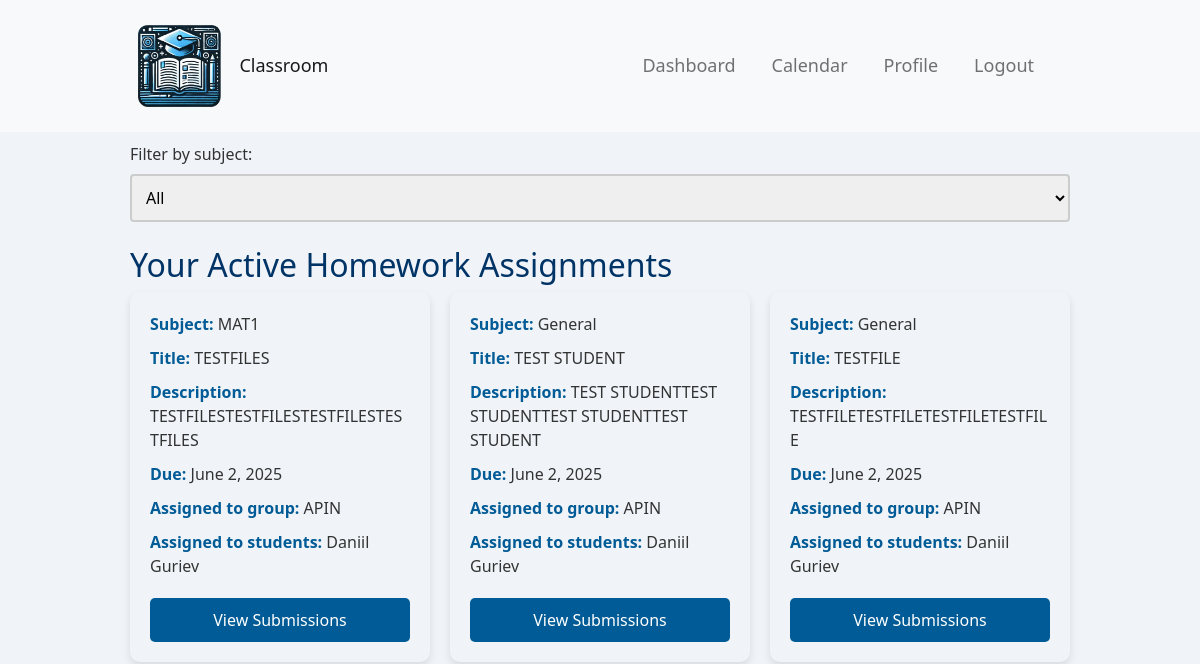
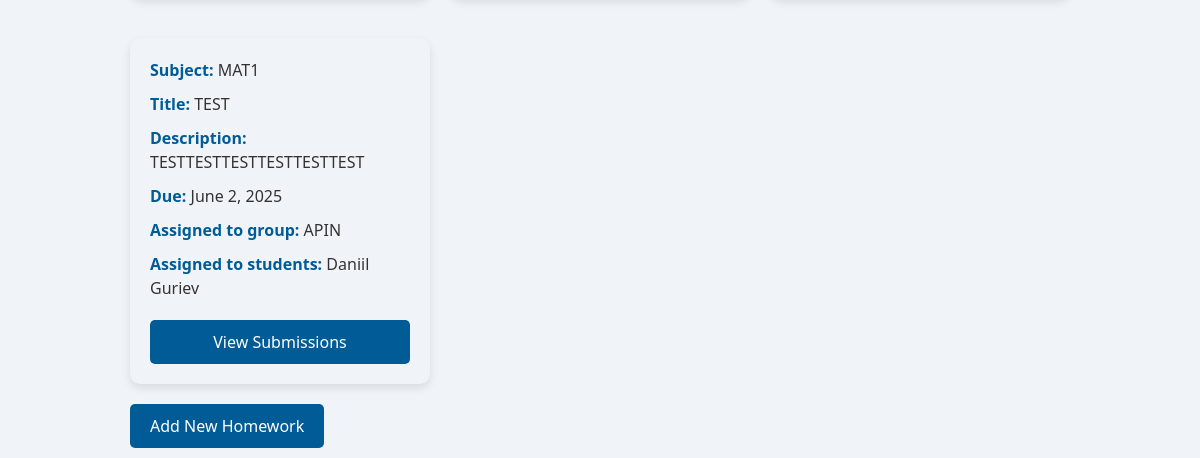
Before: /dashboard/ (signed in) with the older database file (2 pictures, top to bottom).
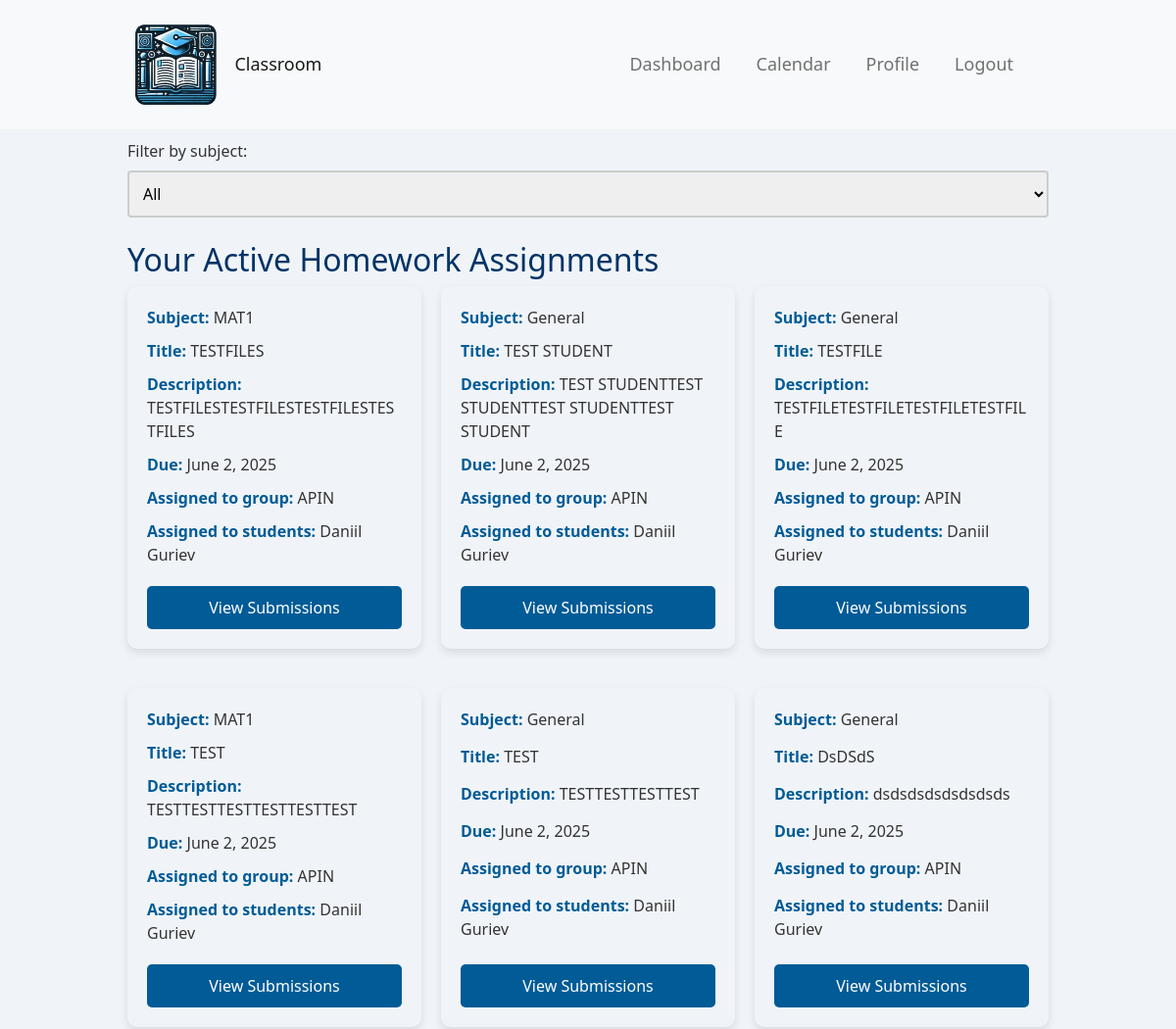
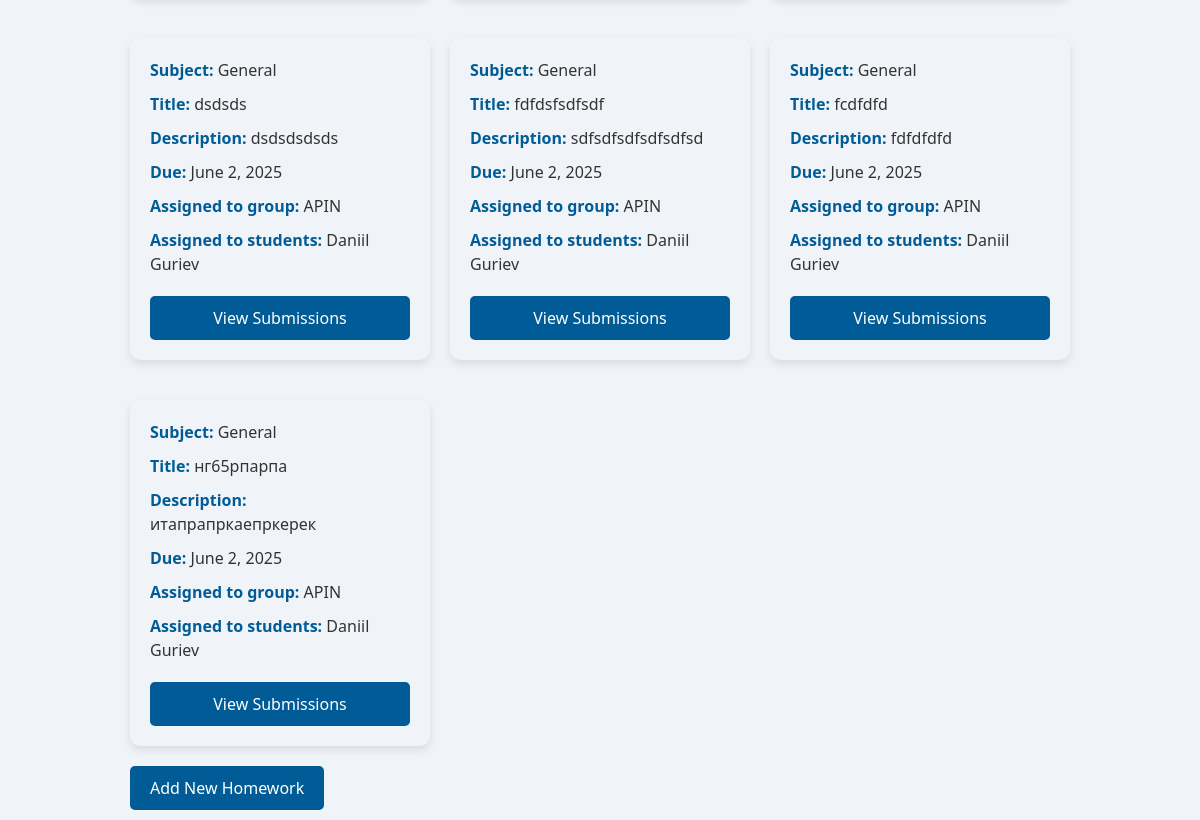
After: the same page with the newer database file (2 pictures, top to bottom).
### polls/models.py (models this page shows, shortened)
class Homework(models.Model):
    subject = models.ForeignKey(Subject, on_delete=models.CASCADE, default=get_default_subject)
    title = models.CharField(max_length=200)
    description = models.TextField()
    assigned_date = models.DateField(default=timezone.now)
    due_date = models.DateField()
    file = models.FileField(upload_to='homework_files/', null=True, blank=True)
    teacher = models.ForeignKey(settings.AUTH_USER_MODEL, on_delete=models.CASCADE, related_name='homeworks')
    students = models.ManyToManyField(settings.AUTH_USER_MODEL, related_name='homework_assigned', blank=True)
    group = models.ForeignKey(Group, on_delete=models.SET_NULL, null=True, blank=True, related_name="homeworks")

class Subject(models.Model):
    name = models.CharField(max_length=100)
    def __str__(self):
        return self.name

class Group(models.Model):
    name = models.CharField(max_length=200)
    description = models.TextField(null=True, blank=True)

class CustomUser(AbstractUser):
    is_student = models.BooleanField(default=False)
    is_teacher = models.BooleanField(default=False)
    age = models.IntegerField(null=True, blank=True)
    profile_picture = models.ImageField(upload_to='profile_pictures/', null=True, blank=True)
    bio = models.TextField(null=True, blank=True)
    group = models.ForeignKey(Group, on_delete=models.SET_NULL, null=True, blank=True, related_name="members")

### polls/views.py (the view, shortened to what this page needs)
# urls.py: path('dashboard/', polls.views.dashboard, name='dashboard'),
@login_required
def dashboard(request):
    today = localdate()
    if request.user.is_teacher:
        subjects = Subject.objects.all()
        selected_subject_id = request.GET.get('subject')
        homeworks = Homework.objects.all()
        submits_counter = homeworks.annotate(
            submitted_count=Count('submissions', filter=Q(submissions__status='submitted'), distinct=True)
        )
        if selected_subject_id:
            homeworks = homeworks.filter(subject__id=selected_subject_id)
        context = {
            'subjects': subjects,
            'selected_subject': Subject.objects.filter(id=selected_subject_id).first() if selected_subject_id else None,
            'homeworks': homeworks,
            'is_teacher': True,
        }
        return render(request, 'dashboard.html', context)

### templates/dashboard.html (shortened to what this page needs)
{% extends 'base.html' %}
{% block content %}
    <form method="get" class="mb-3">
        <label for="subject">Filter by subject:</label>
        <select name="subject" id="subject" onchange="this.form.submit()">
            <option value="">All</option>
        </select>
    </form>
    {% if is_student %}
        <h2>Your Current Homework</h2>
        <div class="assignment-list">
            {% if homework_data %}
                {% for item in homework_data %}
                    {% if not item.submission or item.submission.status == 'returned' %}
                        <div class="assignment-block"
                             onclick="location.href='{% url 'homework_detail' item.homework.pk %}'">
                            <p><strong>Subject:</strong> {{ item.homework.subject }}</p>
                            <p><strong>Title:</strong> {{ item.homework.title }}</p>
                            <p><strong>Description:</strong> {{ item.homework.description }}</p>
                            <p><strong>Due:</strong> {{ item.homework.due_date }}</p>
                            <p><strong>Assigned by:</strong>
                                <a href="{% url 'profile_view' item.homework.teacher.id %}">
                                    {{ item.homework.teacher.get_full_name }}
                                </a>
                            </p>
                            {% if item.homework.file %}
                                <p>
                                    📎 <strong>Attached File:</strong>
                                    <a href="{{ item.homework.file.url }}" download>
                                        {{ item.homework.file.name|cut:"homework_files/" }}
                                    </a>
                                </p>
                            {% endif %}
                            {% if item.submission %}
                                <p><strong>Submitted on:</strong> {{ item.submission.submitted_on }}</p>
                                <p><strong>Marks:</strong> {{ item.submission.marks }}</p>
                                <p><strong>Comments:</strong> {{ item.submission.comments }}</p>
                                <p><strong>Status:</strong> {{ item.submission.get_status_display }}</p>
                                {% if item.resubmission_allowed %}
                                    <a href="{% url 'upload_submission' item.homework.id %}" class="btn btn-primary">Resubmit
                                        Homework</a>
                                {% else %}
                                    <button class="btn btn-secondary" disabled>
                                        Homework {{ item.submission.get_status_display }}</button>
                                {% endif %}
                            {% else %}
                                {% if item.homework.due_date < today %}
                                    <p class="text-danger" style="color:#963030;"><strong>This homework is
                                        overdue.</strong>
                                    </p>
                                {% endif %}
                                <a href="{% url 'upload_submission' item.homework.id %}" class="btn btn-primary">Upload
                                    Homework</a>
                            {% endif %}
                        </div>
                    {% endif %}
                {% endfor %}
            {% else %}
                <p>No homework available for you right now.</p>
            {% endif %}
        </div>
        {% if has_pending_submissions %}
            <h2>Your Previous-pending Submissions</h2>
        {% endif %}
        <div class="assignment-list">
            {% for submission in submissions %}
                {% if submission.status == 'pending' %}
                    <div class="assignment-block">
                        <p><strong>Subject:</strong> {{ submission.homework.subject }}</p>
                        <p><strong>Title:</strong> {{ submission.homework.title }}</p>
                        <p><strong>Submitted on:</strong> {{ submission.submitted_on }}</p>
                        <p><strong>Marks:</strong> {{ submission.marks }}</p>
                        <p><strong>Comments:</strong> {{ submission.comments }}</p>
                        <p><strong>Status:</strong> Pending</p>
                    </div>
                {% endif %}
            {% endfor %}
        </div>
        {% if has_graded_submissions %}
            <h2>Your Previous-graded Submissions</h2>
        {% endif %}
        <div class="assignment-list">
            {% for submission in submissions %}
                {% if submission.status == 'graded' %}
                    <div class="assignment-block">
                        <p><strong>Subject:</strong> {{ submission.homework.subject }}</p>
                        <p><strong>Title:</strong> {{ submission.homework.title }}</p>
                        <p><strong>Submitted on:</strong> {{ submission.submitted_on }}</p>
                        <p><strong>Marks:</strong> {{ submission.marks }}</p>
                        <p><strong>Comments:</strong> {{ submission.comments }}</p>
                        <p><strong>Status:</strong> Graded</p>
                    </div>
                {% endif %}
            {% endfor %}
        </div>
    {% elif is_teacher %}
        <h2>Your Active Homework Assignments</h2>
        <div class="assignment-list">
            {% for homework in homeworks %}
                <div class="assignment-block">
                    <p><strong>Subject: </strong>{{ homework.subject }}</p>
                    <p><strong>Title: </strong> {{ homework.title }}</p>
                    <p><strong>Description: </strong> {{ homework.description|truncatewords:20 }}</p>
                    <p><strong>Due:</strong> {{ homework.due_date }}</p>
                    {% if homework.group %}
                        <p><strong>Assigned to group:</strong> {{ homework.group.name }}</p>
                    {% endif %}
                    {% if homework.students.all %}
                        <p><strong>Assigned to students:</strong>
                            {% with homework.students.all|slice:":3" as first_students %}
                                {% for student in first_students %}
                                    {{ student.get_full_name }}{% if not forloop.last %}, {% endif %}
                                {% endfor %}
                            {% endwith %}
                        </p>
                    {% endif %}
                    <a href="{% url 'view_submissions' homework.id %}" class="btn btn-primary">View Submissions</a>
                </div>
            {% empty %}
                <p>No homework assignments found.</p>
            {% endfor %}
        </div>
        <a href="{% url 'add_homework' %}" class="btn btn-success">Add New Homework</a>
    {% endif %}
{% endblock %}

### templates/base.html (shortened to what this page needs)
{% load static %}
<!DOCTYPE html>
<html lang="en">
<head>
    <link href="https://cdn.jsdelivr.net/npm/bootstrap@5.1.3/dist/css/bootstrap.min.css" rel="stylesheet">
    <link rel="stylesheet" type="text/css" href="{% static 'styles/base/global.css' %}">
    <link rel="stylesheet" type="text/css" href="{% static 'styles/calendar.css' %}">
    <link rel="stylesheet" type="text/css" href="{% static 'styles/base/sidebar.css' %}">
    <link rel="stylesheet" type="text/css" href="{% static 'styles/base/content.css' %}">
    <link rel="stylesheet" type="text/css" href="{% static 'styles/base/elements.css' %}">
    <link rel="stylesheet" type="text/css" href="{% static 'styles/profile_card.css' %}">
    <link rel="stylesheet" type="text/css" href="{% static 'styles/dashboard.css' %}">
    <link rel="stylesheet" type="text/css" href="{% static 'styles/view_submissions.css' %}">
    <link rel="stylesheet" type="text/css" href="{% static 'styles/upload_submission.css' %}">
    <link rel="stylesheet" type="text/css" href="{% static 'styles/give_feedback.css' %}">
    <link rel="stylesheet" type="text/css" href="{% static 'styles/add_homework.css' %}">
    <link rel="stylesheet" type="text/css" href="{% static 'styles/homework_form.css' %}">
    <link rel="stylesheet" type="text/css" href="{% static 'styles/calendar.css' %}">
</head>
<body>
<nav class="navbar navbar-expand-lg navbar-light bg-light">
    <div class="container">
        {% if user.is_authenticated %}
                    <a class="navbar-brand d-flex align-items-center" href="{% url 'dashboard' %}">
                        <img src="{% static 'images/logo.png' %}" alt="Classroom Logo" class="navbar-logo">
                        <span class="ms-2">Classroom</span>
                    </a>
        {% endif %}
        <div class="collapse navbar-collapse" id="navbarNav">
            <ul class="navbar-nav ms-auto">
                {% if user.is_authenticated %}
                    <li class="nav-item">
                            <a class="nav-link" href="{% url 'dashboard' %}">Dashboard</a>
                    </li>
                {% endif %}
                <li class="nav-item">
                    <a class="nav-link" href="{% url 'homework_calendar' %}">Calendar</a>
                </li>
                {% if user.is_authenticated %}
                    <li class="nav-item">
                        <a class="nav-link" href="{% url 'profile_view' user.id %}">Profile</a>
                    </li>
                    <li class="nav-item">
                        <a class="nav-link" href="{% url 'logout' %}">Logout</a>
                    </li>
                {% else %}
                    <li class="nav-item">
                        <a class="nav-link" href="{% url 'login' %}">Login</a>
                    </li>
                {% endif %}
            </ul>
        </div>
    </div>
</nav>
<div class="container">
    {% block content %}
    {% endblock %}
</div>
</body>
</html>

### static/styles/base/global.css (style rules this page uses)
body, html { margin: 0; padding: 0; font-family: 'Segoe UI', Tahoma, Geneva, Verdana, sans-serif; background-color: #f0f4f8; color: #333; }
h1, h2, h3, h4, h5, h6 { color: #003366; }
.container { padding: 10px; max-width: 80%; }
.navbar-logo { width: 20%; height: auto; object-fit: contain; margin-right: 10px; }
.navbar { background-color: #005b96; padding: 10px; }
.navbar a { color: white; text-decoration: none; margin-right: 20px; font-size: 18px; }

### static/styles/calendar.css (style rules this page uses)
a { color:snow; }

### static/styles/base/elements.css (style rules this page uses)
.btn { padding: 10px 20px; border: none; border-radius: 5px; background-color: #005b96; color: white; font-size: 16px; cursor: pointer; }
input[type="text"], input[type="password"], select { width: 100%; padding: 10px; margin: 8px 0; box-sizing: border-box; border: 2px solid #ccc; border-radius: 4px; }

### static/styles/dashboard.css (style rules this page uses)
.assignment-list { display: grid; grid-template-columns: repeat(auto-fit, minmax(300px, 1fr)); grid-gap: 20px; justify-items: start; }
.assignment-block { background-color: #f0f4f8; padding: 20px; border-radius: 10px; box-shadow: 0 4px 8px rgba(0, 0, 0, 0.1); margin-bottom: 20px; display: flex; flex-direction: column; justify-content: space-between; box-sizing: border-box; word-wrap: break-word; overflow-wrap: break-word; hyphens: auto; width: 100%; box-sizing: border-box; }
.assignment-block p { color: #333; margin-bottom: 10px; word-break: break-word; white-space: normal; }
.assignment-block strong { color: #005b96; }
.assignment-block a { color: #005b96; text-decoration: none; }
.assignment-block .btn { background-color: #005b96; color: white; padding: 10px 20px; border: none; border-radius: 5px; cursor: pointer; font-size: 16px; margin-top: 10px; }

Changed rows visible on the page:
added Homework: subject "General", title "TEST", description "TESTTESTTESTTEST", due_date "June 2, 2025", group.name "APIN", CustomUser (get_full_name "Daniil Guriev")
added Homework: subject "General", title "DsDSdS", description "dsdsdsdsdsdsdsds", due_date "June 2, 2025", group.name "APIN", CustomUser (get_full_name "Daniil Guriev")
added Homework: subject "General", title "dsdsds", description "dsdsdsdsds", due_date "June 2, 2025", group.name "APIN", CustomUser (get_full_name "Daniil Guriev")
added Homework: subject "General", title "fdfdsfsdfsdf", description "sdfsdfsdfsdfsdfsd", due_date "June 2, 2025", group.name "APIN", CustomUser (get_full_name "Daniil Guriev")
added Homework: subject "General", title "fcdfdfd", description "fdfdfdfd", due_date "June 2, 2025", group.name "APIN", CustomUser (get_full_name "Daniil Guriev")
added Homework: subject "General", title "нг65рпарпа", description "итапрапркаепркерек", due_date "June 2, 2025", group.name "APIN", CustomUser (get_full_name "Daniil Guriev")
